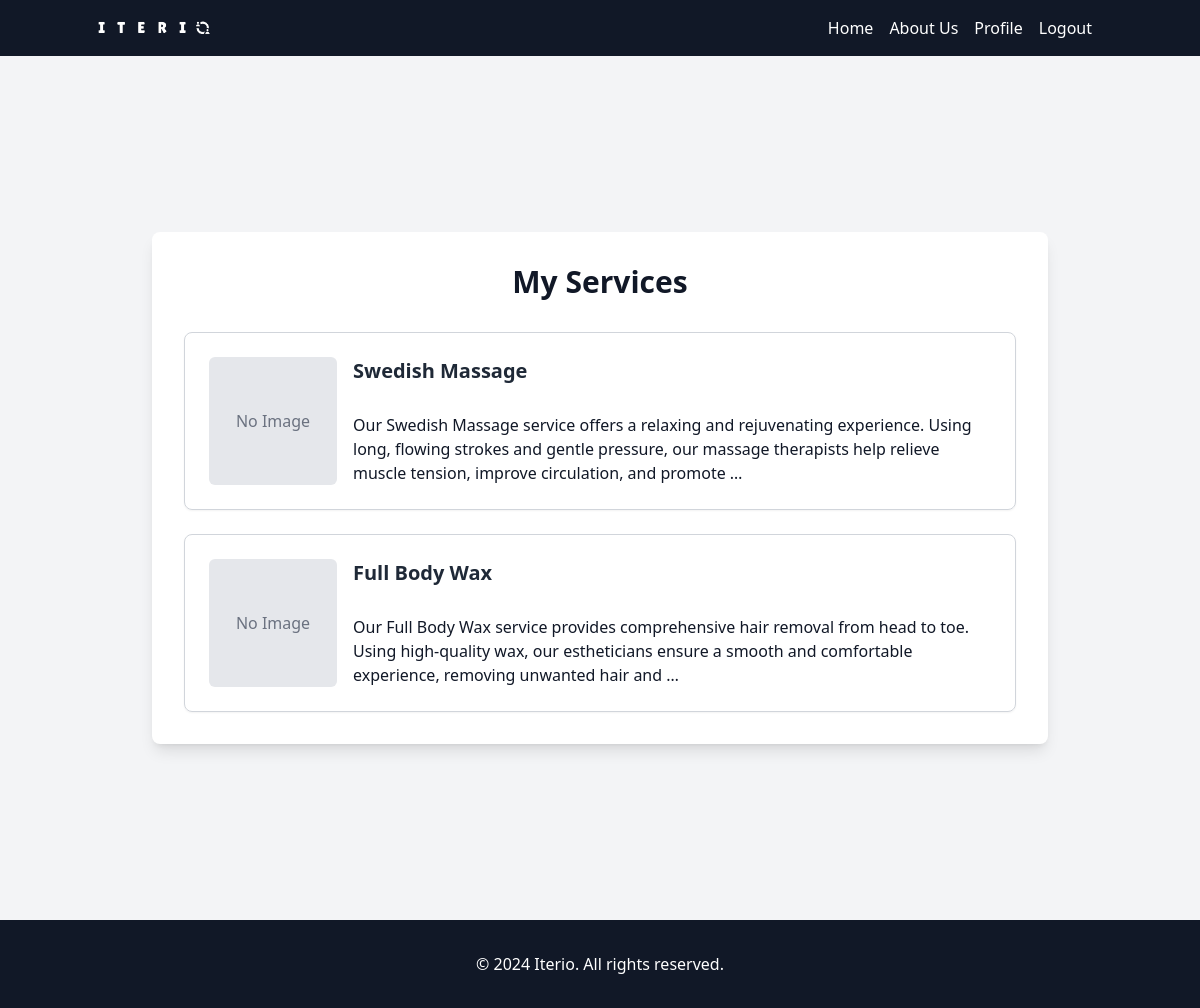
/my-services/ (signed in), run on the app's committed database.
### iterio_app/models.py (models this page shows, shortened)
class Service(models.Model):
    name = models.CharField(max_length=100)
    description = models.TextField()
    price_range = models.CharField(max_length=100, blank=True)
    category = models.ForeignKey(Category, on_delete=models.CASCADE, related_name='services', default=11)
    subcategory = models.ForeignKey(SubCategory, on_delete=models.CASCADE, related_name='services')
    cities = models.ManyToManyField(City, related_name='services')
    picture = models.ImageField(upload_to='service_pictures', blank=True, null=True)
    availability = models.TextField(blank=True)
    contact_info = models.TextField(blank=True)

### iterio_app/views.py (the view)
# urls.py: path('my-services/', views.my_services, name='my_services'),
def my_services(request):
    user = request.user
    service_provider = ServiceProvider.objects.get(user=user)
    services = service_provider.services.all()
    return render(request, 'iterio_app/my_services.html', {'services': services})

### iterio_app/templates/iterio_app/my_services.html (shortened to what this page needs)
{% extends 'main.html' %}
{% load static %}
{% load static tailwind_tags %}
{% block content %}
<div class="bg-gray-100 min-h-screen flex items-center justify-center py-12">
    <div class="max-w-4xl w-full bg-white p-8 rounded-lg shadow-lg">
        <h1 class="text-3xl font-bold text-gray-900 mb-8 text-center">My Services</h1>
        {% if services %}
            <div class="space-y-6">
                {% for service in services %}
                    <a href="{% url 'service_detail' service.pk %}" class="block border border-gray-300 p-6 rounded-lg shadow-sm hover:shadow-md transition-shadow duration-300">
                        <div class="flex items-start space-x-4">
                            <div class="w-32 h-32 flex-shrink-0">
                                {% if service.picture %}
                                    <img src="{{ service.picture.url }}" alt="{{ service.name }}" class="w-full h-full object-cover rounded-md">
                                {% else %}
                                    <div class="w-full h-full bg-gray-200 rounded-md flex items-center justify-center text-gray-500">No Image</div>
                                {% endif %}
                            </div>
                            <div class="flex-grow">
                                <h2 class="text-xl font-bold text-gray-800">{{ service.name }}</h2>
                                <p class="text-gray-600 mt-1">{{ service.description|safe|truncatewords_html:30  }}</p>
                            </div>
                        </div>
                    </a>
                {% endfor %}
            </div>
        {% else %}
            <p class="text-gray-600 text-center">You have not created any services yet.</p>
        {% endif %}
    </div>
</div>
{% endblock %}

### templates/main.html (style rules this page uses)
html, body { height: 100%; }
body { display: flex; flex-direction: column; }

### data on the page
Service: picture "No Image", name "Swedish Massage", description "Our Swedish Massage service offers a relaxing and rejuvenating experience. Using long, flowing strokes and gentle pressure, our massage therapists help relieve muscle tension, improve circulation, and promote …"
Service: picture "No Image", name "Full Body Wax", description "Our Full Body Wax service provides comprehensive hair removal from head to toe. Using high-quality wax, our estheticians ensure a smooth and comfortable experience, removing unwanted hair and …"
